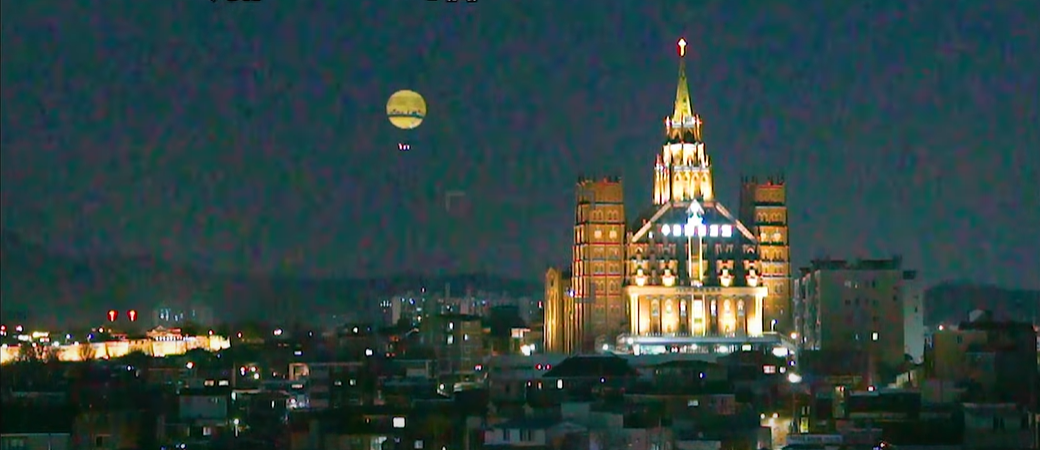
#> input picture misson/01.png, 1040 x 450 px
$ python 'mission1(0).py'
#> lines starting #> are read from the running program, lines starting #| are printed output that depends on the picture; after the words box and inside, x2 and y2 are one past the last pixel; in counts of white or black regions, pixels touching at a corner belong together
import sys
import numpy as np
import cv2

hmin=50
hmax=70
mask=None

# 트랙바 콜백 함수 생성
def on_trackbar(pos):
    global hmin, hmax
    hmin = cv2.getTrackbarPos('H_min', 'frame')
    hmax = cv2.getTrackbarPos('H_max', 'frame')

    # inRange함수에 적용
    global mask
    mask = cv2.inRange(src_hsv, (hmin,150,0), (hmax,255,255))
    cv2.imshow('frame', mask) # 트랙바 지정 된 값을 이미지에 적용

# 이미지 파일명
fileName = "misson/01.png"
fileName1 = "misson/01.png"

src = cv2.imread(fileName)
#> src is the input picture: shape (450, 1040, 3); mean B, G, R 65.5, 66.9, 47.1
src1 = cv2.imread(fileName1)

if src is None: # 이미지 경로가 틀렸을 때
    sys.exit("Image Load failed!")

# 색상의 범위를 잘 지정하려면 bgr->hsv
src_hsv = cv2.cvtColor(src, cv2.COLOR_BGR2HSV)
#> src_hsv: shape (450, 1040, 3); mean H, S, V 82.7, 125.7, 75.3

# 창을 먼저 생성, 트랙바 추가
cv2.namedWindow('frame')
cv2.imshow('frame', src_hsv)

# H_min : 40~60
cv2.createTrackbar('H_min', 'frame', 40, 60, on_trackbar)
cv2.createTrackbar('H_max', 'frame', 60, 80, on_trackbar)

on_trackbar(0)
#> in on_trackbar, `mask = cv2.inRange(src_hsv, (hmin,150,0), (hmax,255,255))`:
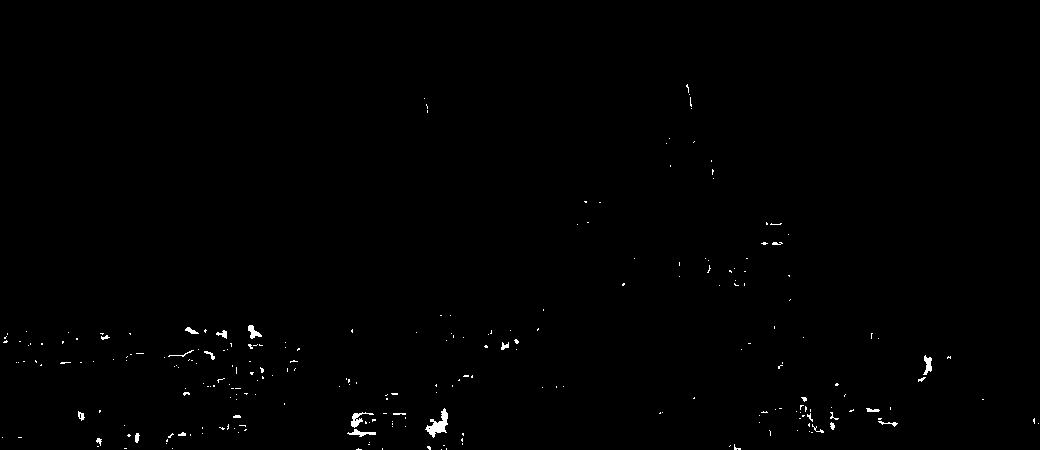
#> mask: shape (450, 1040); 0.47% white; 249 white regions (224 under 20 px), largest, box (x1, y1, x2, y2) and area: (425, 408, 448, 438) 289, (351, 412, 374, 428) 126, (923, 355, 932, 375) 103
cv2.copyTo(src1, mask, src)

cv2.waitKey()
cv2.destroyAllWindows()

# [249 lines of commented-out code are left out]
